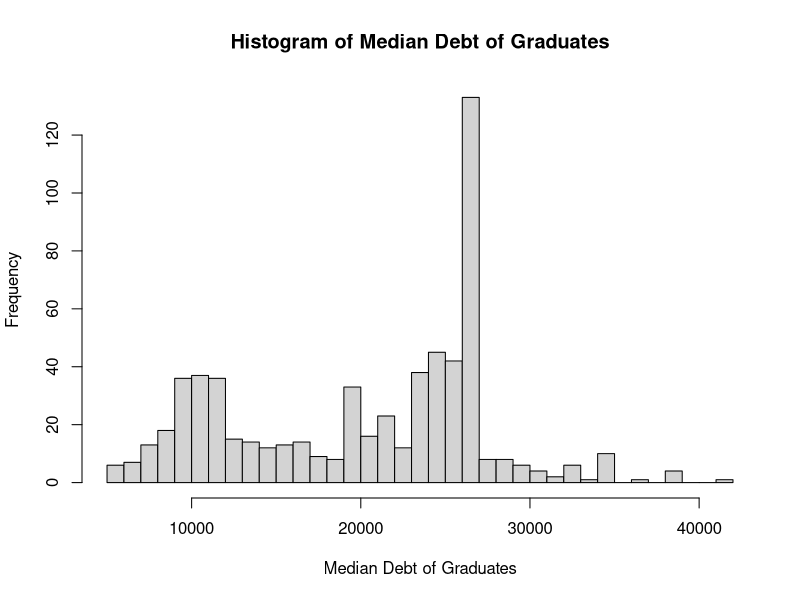
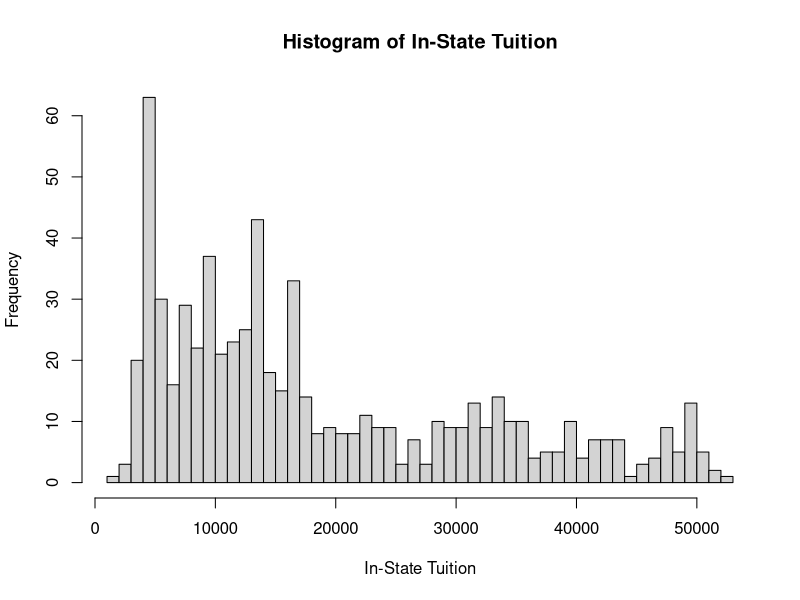
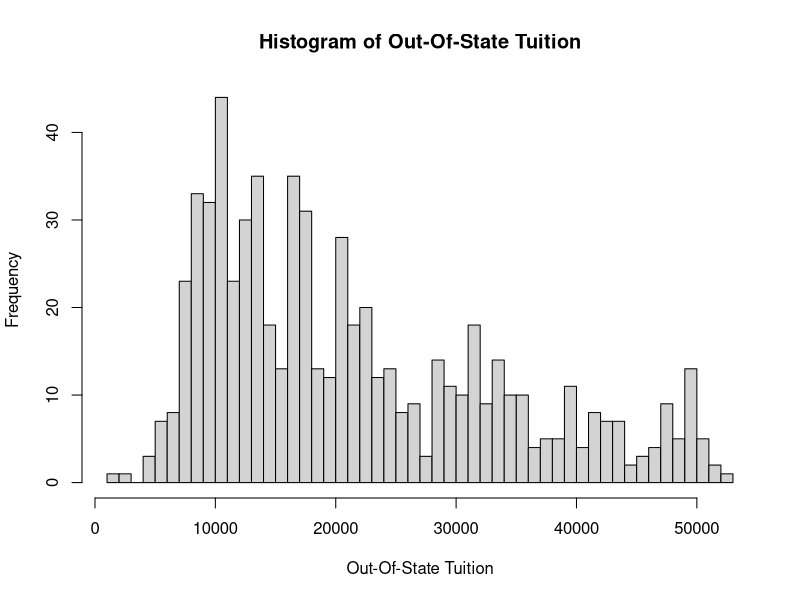
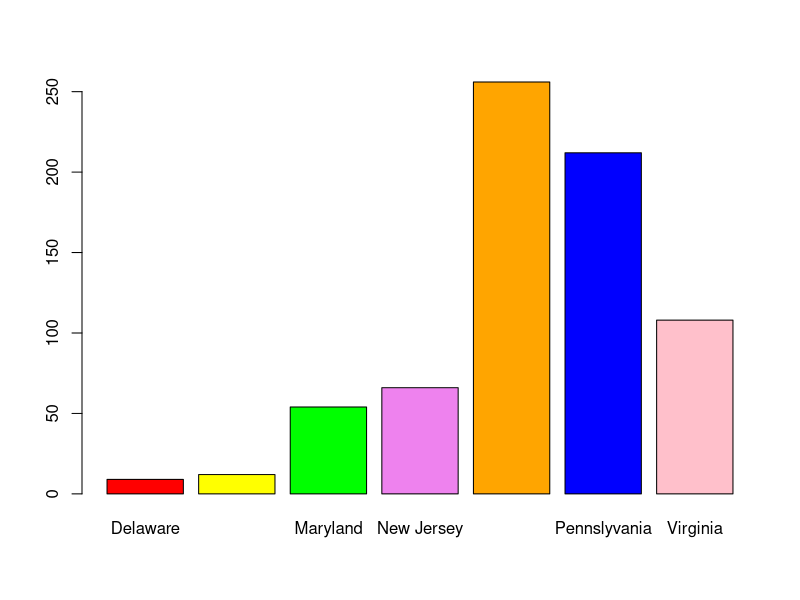
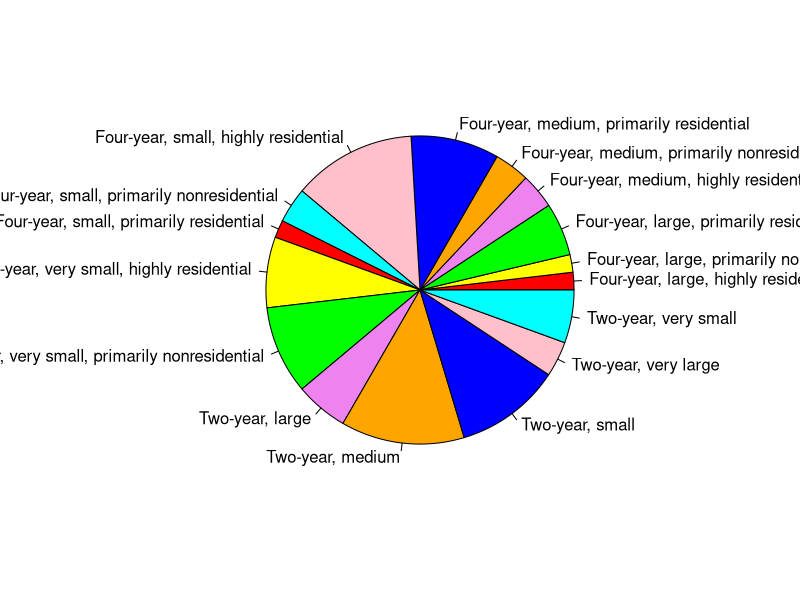
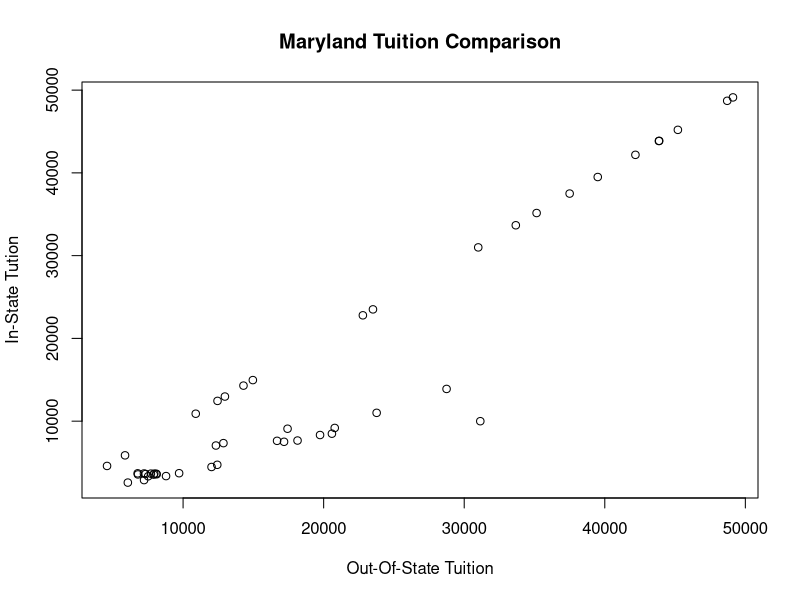
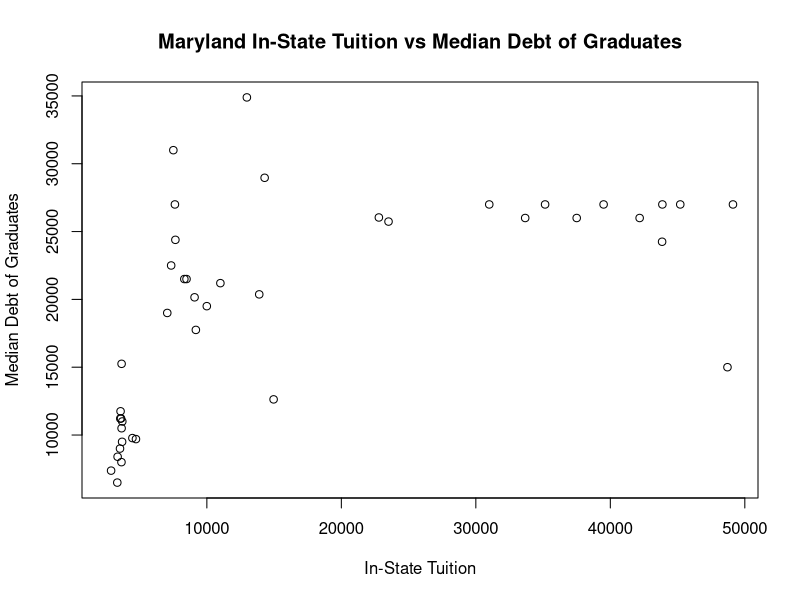
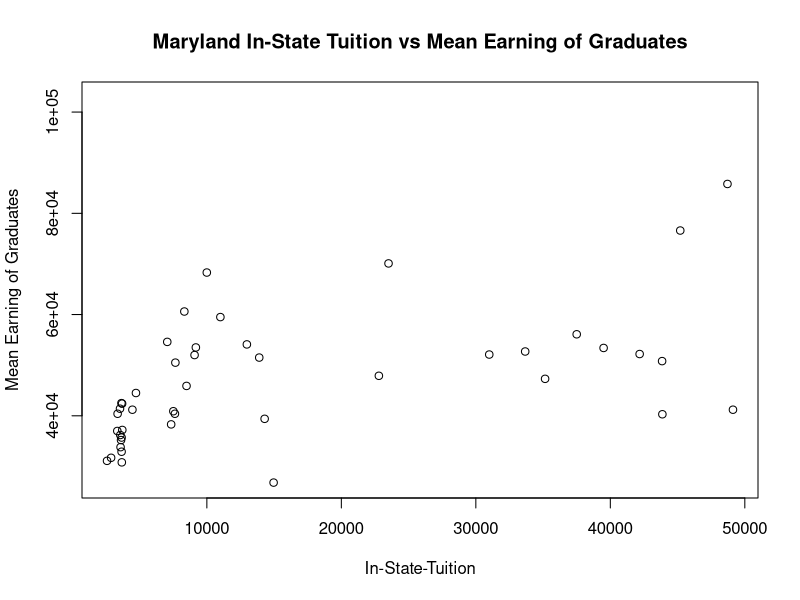

The R script that drew these images, in order:
## ---- chunk 1
# Use getwd() to find the R working directory
# Copy College_ScoreCard_Raw_Date_v5.csv into the working directory
# Read and view the College Scorecard raw data of colleges within Mid East Region and Virginia
CollegeScoreCard<-read.csv("College_ScoreCard_Raw_Data_v5.csv",header = TRUE);
View(CollegeScoreCard);
## ---- chunk 2
SuperScoreData <- CollegeScoreCard[c(1,15,19,13,25,101,102,107,111,132,135,138,139,151,159,165)];
View(SuperScoreData);
## ---- chunk 3
#Find mean, standard deviation, and plot a histogram for GRAD_DEBT_MDN_SUPP
GRAD_DEBT_Data <- as.numeric(as.character(SuperScoreData$GRAD_DEBT_MDN_SUPP));
GRAD_DEBT_Mean <- mean(GRAD_DEBT_Data, na.rm=TRUE);
GRAD_DEBT_SD <- sd(GRAD_DEBT_Data, na.rm=TRUE);
hist(GRAD_DEBT_Data, breaks=40, main="Histogram of Median Debt of Graduates", xlab="Median Debt of Graduates");
## ---- chunk 4
#Find mean, standard deviation, and plot a histogram for TUITIONFEE_IN
TUIT_IN_Data <- as.numeric(as.character(SuperScoreData$TUITIONFEE_IN));
TUIT_IN_Mean <- mean(TUIT_IN_Data, na.rm=TRUE);
TUIT_IN_SD <- sd(TUIT_IN_Data, na.rm=TRUE);
hist(TUIT_IN_Data, breaks=40, main="Histogram of In-State Tuition",xlab="In-State Tuition");
## ---- chunk 5
#Find mean, standard deviation, and plot a histogram for TUITIONFEE_OUT
TUIT_OUT_Data <- as.numeric(as.character(SuperScoreData$TUITIONFEE_OUT));
TUIT_OUT_Mean <- mean(TUIT_OUT_Data, na.rm=TRUE);
TUIT_OUT_SD <- sd(TUIT_OUT_Data, na.rm=TRUE);
hist(TUIT_OUT_Data, breaks=40,main="Histogram of Out-Of-State Tuition", xlab="Out-Of-State Tuition");
## ---- chunk 6
#State Distribution of the schools in our dataset
States_Data = SuperScoreData$ST_FIPS_DESC;
States_Data_freq = table(States_Data);
colors = c("red","yellow","green","violet","orange","blue","pink","cyan");
barplot(States_Data_freq, col=colors);
## ---- chunk 7
# Frequency distribution of the college sizes in Maryland
mdstate = States_Data == "Maryland";
mddata = SuperScoreData[mdstate,];
mdccsize = mddata$CCSIZE_DESC;
mdccsize.freq = table(mdccsize);
cbind(mdccsize.freq);
pie(mdccsize.freq, col=colors);
## ---- chunk 8
# Plot In-state Tuition against Out-Of-State Tuition in Maryland
plot(as.numeric(as.character(mddata$TUITIONFEE_OUT)), as.numeric(as.character(mddata$TUITIONFEE_IN)),main="Maryland Tuition Comparison", xlab="Out-Of-State Tuition", ylab="In-State Tution")
## ---- chunk 9
# Plot in-state tuition against median debt of graduates in Maryland
plot(as.numeric(as.character(mddata$TUITIONFEE_IN)), as.numeric(as.character(mddata$GRAD_DEBT_MDN_SUPP)),main="Maryland In-State Tuition vs Median Debt of Graduates", xlab="In-State Tuition",ylab="Median Debt of Graduates")
## ---- chunk 10
# plot in-state tuition against mean earning of graduates in Maryland
plot(as.numeric(as.character(mddata$TUITIONFEE_IN)), as.numeric(as.character(mddata$MN_EARN_WNE_P10)), main="Maryland In-State Tuition vs Mean Earning of Graduates", xlab="In-State-Tuition",ylab="Mean Earning of Graduates")
## ---- chunk 11
# range of overall graduates median debt
range(as.numeric(as.character(SuperScoreData$GRAD_DEBT_MDN_SUPP)),na.rm=TRUE)
# mean of overall graduates median debt
mean(as.numeric(as.character(SuperScoreData$GRAD_DEBT_MDN_SUPP)),na.rm=TRUE)
# percentage of graduates with more $20000 in debt
pnorm(20000, mean=GRAD_DEBT_Mean, sd=GRAD_DEBT_SD, lower.tail = FALSE)
## ---- chunk 12
# range of overall in-state tuition
range(as.numeric(as.character(SuperScoreData$TUITIONFEE_IN)),na.rm=TRUE)
# mean of overall in-state tuition
mean(as.numeric(as.character(SuperScoreData$TUITIONFEE_IN)),na.rm=TRUE)
# percentage of in-state tuition more than $20000
pnorm(20000, mean=TUIT_IN_Mean, sd=TUIT_IN_SD, lower.tail = FALSE)
